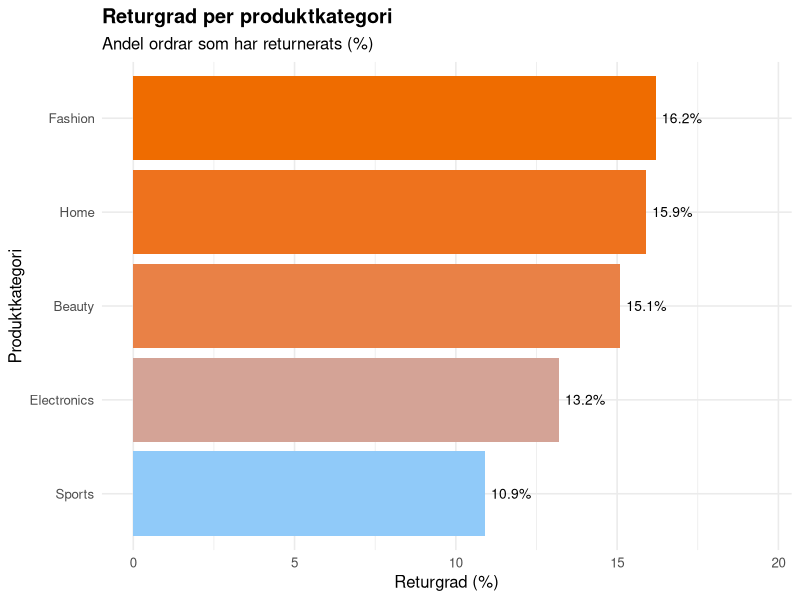
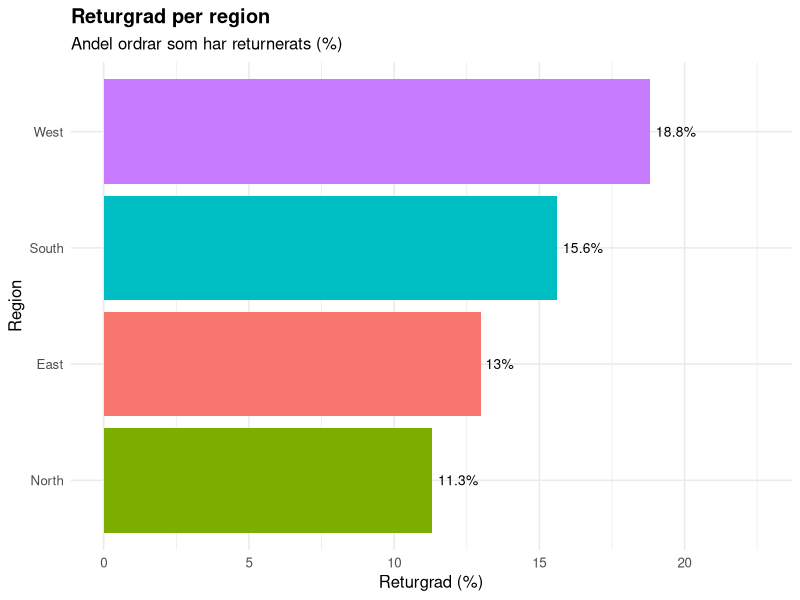
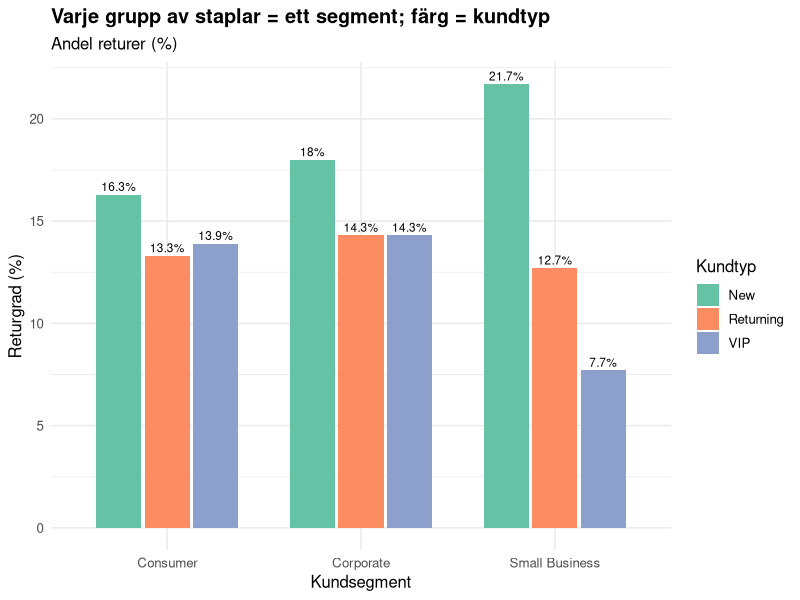
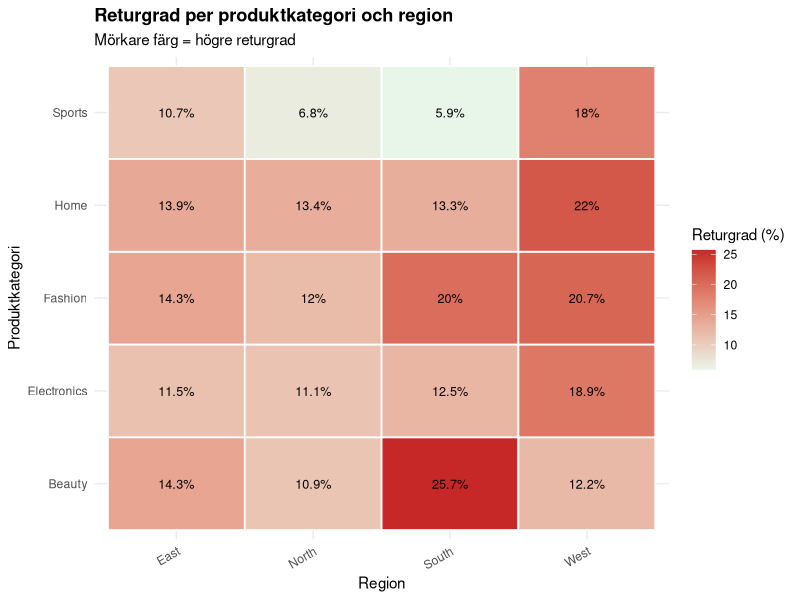
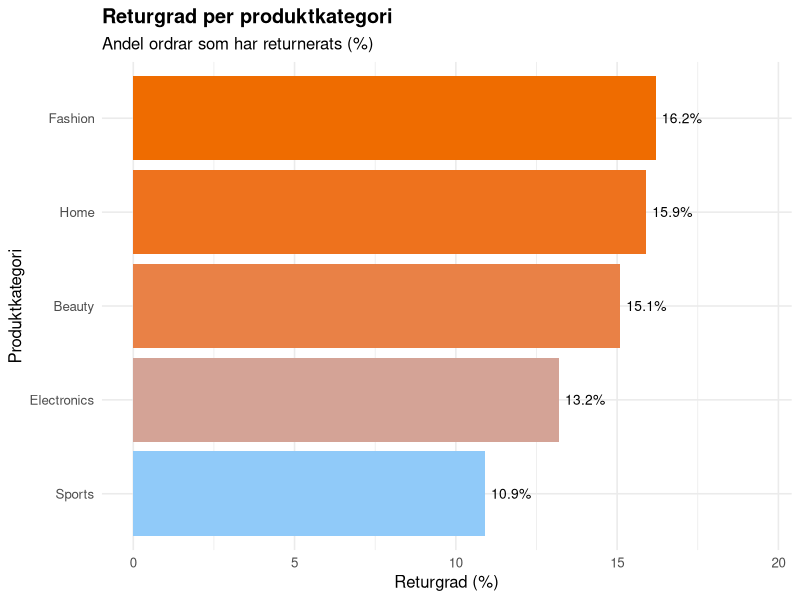
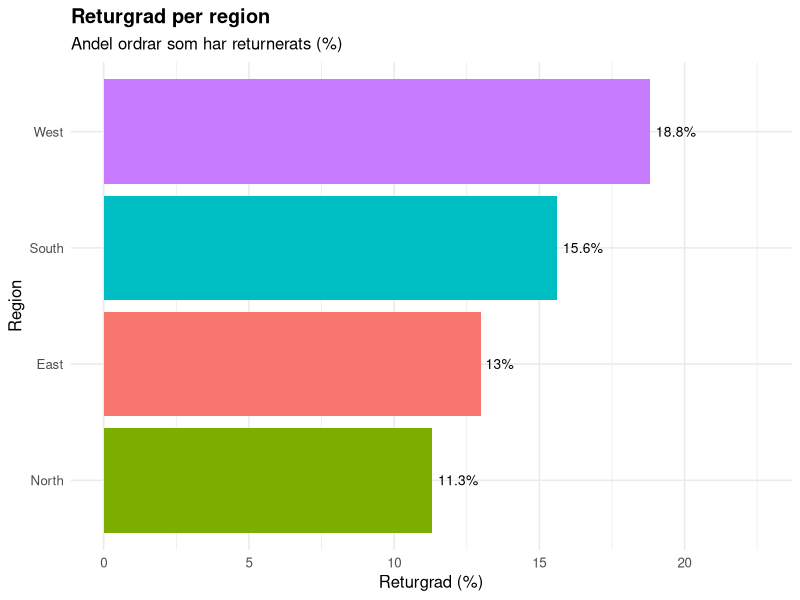
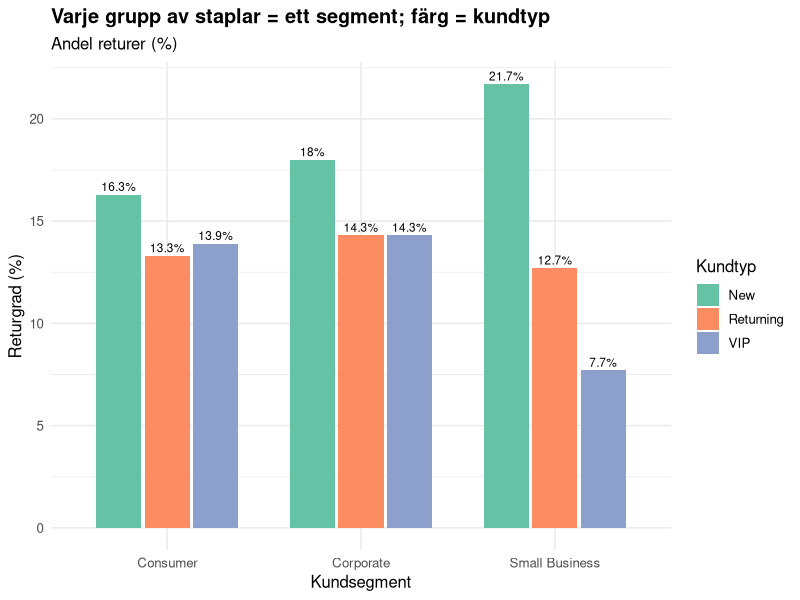
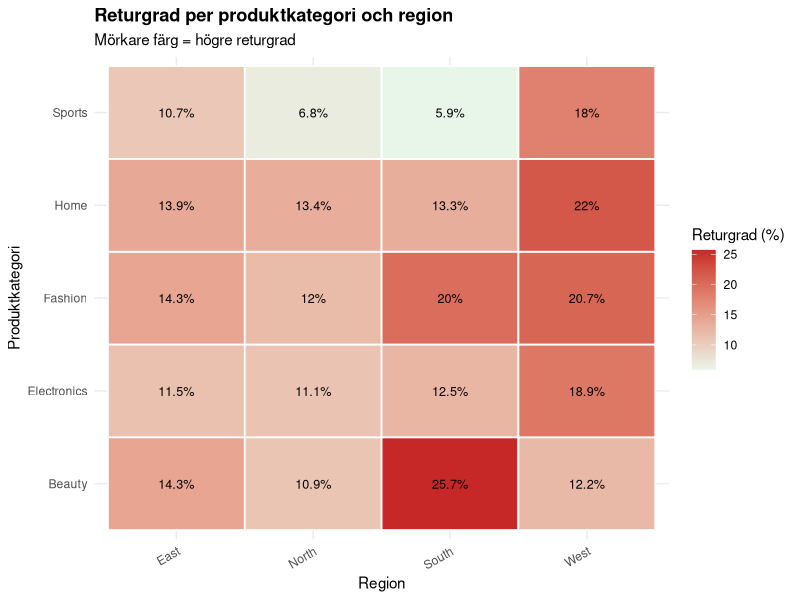

Source code (R) for these figures, in order:
# ==========================================
# 04_analys_returgrad_mellan_grupper.R
# Analys av returgrad mellan olika grupper.
# Fråga: Hur skiljer sig returgrad mellan.
# kategorier, regioner och kundgrupper?
# ==========================================

# Paket
library(readr)
library(dplyr)
library(ggplot2)
library(stringr)
#
# Läs in den städade datan
data_analys <- read_csv("data/bearbetad/ecommerce_orders_stadad.csv", show_col_types = FALSE)

# Skapa mapp för figurer om den inte finns
dir.create("resultat/figurer", recursive = TRUE, showWarnings = FALSE)

cat("----- Analys: returgrad mellan grupper -----\n")
cat("Antal rader i datat:", nrow(data_analys), "\n\n")


total_returgrad <- round(mean(data_analys$retur_binart, na.rm = TRUE) * 100, 1)
cat("Total returgrad (hela datasetet):", total_returgrad, "\n\n")

berakna_returgrad <- function(data, grupperingskol){
  data %>%
    group_by(across(all_of(grupperingskol))) %>%
      summarise(
        antal_ordrar = n(),
        antal_returer = sum(as.numeric(retur_binart), na.rm = TRUE),
        returgrad_pct = round(mean(as.numeric(retur_binart), na.rm = TRUE) * 100, 1),
        .groups = "drop"
      ) %>%
      arrange(desc(returgrad_pct))
}

# ==================================================
# 1. Returgrad per produktkategori
# ==================================================
cat("--- 1. Returgrad per produktkategori ---\n")

returgrad_kategori <- berakna_returgrad(data_analys, "product_category")
print(returgrad_kategori)

fig1 <- ggplot(returgrad_kategori,
               aes(x = reorder(product_category, returgrad_pct),
                   y = returgrad_pct,
                   fill = returgrad_pct)) +
  geom_col(show.legend = FALSE) +
  geom_text(aes(label = paste0(returgrad_pct, "%")),
            hjust = -0.15, size = 3.5) +
  coord_flip() +
  scale_fill_gradient(low = "#90caf9", high = "#ef6c00") +
  scale_y_continuous(limits = c(0, max(returgrad_kategori$returgrad_pct) * 1.2)) +
  labs(
    title = "Returgrad per produktkategori",
    subtitle = "Andel ordrar som har returnerats (%)",
    x = "Produktkategori",
    y = "Returgrad (%)"
  ) +
  
  theme_minimal(base_size = 12) +
  theme(plot.title = element_text(face = "bold"))

print(fig1)

ggsave("resultat/figurer/fig1_returgrad_kategori.png",
       plot = fig1, width = 8, height = 5, dpi = 150)

#cat("Figur 1 sparad i resultat/figurer.\n\n")

#Tolkning
cat("TOLKNING figur 1:\n")
cat("Kategorin med HÖGST returgrad är:",
    returgrad_kategori$product_category[1],
    "(", returgrad_kategori$returgrad_pct[1], "%).\n")

cat("Kategorin med LÄGST returgrad är:",
    tail(returgrad_kategori$product_category, 1),
    "(", tail(returgrad_kategori$returgrad_pct, 1), "%).\n\n")
cat("Differens (max - min);",
returgrad_kategori$returgrad_pct[1] - tail(returgrad_kategori$returgrad_pct, 1), "procentenheter.\n\n")


# ==================================================
# 2. Returgrad per region
# ==================================================
cat("--- 2. Returgrad per region ---\n")

returgrad_region <- berakna_returgrad(data_analys, "region")

print(returgrad_region)


fig2 <- ggplot(returgrad_region,
               aes(x = reorder(region, returgrad_pct),
                   y = returgrad_pct,
                   fill = region)) +
  geom_col(show.legend = FALSE) +
  geom_text(aes(label = paste0(returgrad_pct, "%")),
            hjust = -0.15, size = 3.5) +
  coord_flip() +
  scale_y_continuous(limits = c(0, max(returgrad_region$returgrad_pct) * 1.2)) +
  labs(
    title = "Returgrad per region",
    subtitle = "Andel ordrar som har returnerats (%)",
    x = "Region",
    y = "Returgrad (%)"
  ) +
  theme_minimal(base_size = 12) +
  theme(plot.title = element_text(face = "bold"))

print(fig2)

ggsave("resultat/figurer/fig2_returgrad_region.png",
       plot = fig2, width = 7, height = 4, dpi = 150)
#Tolkning
cat("TOLKNING figur 2:\n")
cat("Regionen med högst returgrad är:",
    returgrad_region$region[1],
    "(", returgrad_region$returgrad_pct[1], "%).\n")

cat("Regionen med lägst returgrad är:",
    tail(returgrad_region$region, 1),
    "(", tail(returgrad_region$returgrad_pct, 1), "%).\n\n")


# ==================================================
# 3. Returgrad per kundsegment och kundtyp
# ==================================================
cat("--- 3. Returgrad per kundsegment ---\n")

# customer_segment = Consumer / Corporate / Small Business
# customer_type = New / Returning / VIP

returgrad_segment <- berakna_returgrad(data_analys, "customer_segment")
print(returgrad_segment) 

returgrad_kundtyp <- berakna_returgrad(data_analys, "customer_type")
print(returgrad_kundtyp)


# Kombinerad figur: kundsegment x kundtyp -> Visar om mönstret skiljer sig
returgrad_komb <- data_analys %>%
  group_by(customer_segment, customer_type) %>%
  summarise(
    antal_ordrar = n(),
    returgrad_pct = round(mean(as.numeric(retur_binart), na.rm = TRUE) * 100, 1),
    .groups = "drop"
  )

cat(" Kombination segment x kundtyp --\n")
print(returgrad_komb)

# position_dodge() placerar staplarna sida vid sida inom varje segment

fig3 <- ggplot(returgrad_komb,
               aes(x = customer_segment,
                   y = returgrad_pct,
                   fill = customer_type)) +
  geom_col(position = position_dodge(width = 0.75), width = 0.70) +
  geom_text(aes(label = paste0(returgrad_pct, "%")),
            position = position_dodge(width = 0.75),
            vjust = -0.4, size = 3) +
  scale_fill_brewer(palette = "Set2") +
  labs(
    title = "Varje grupp av staplar = ett segment; färg = kundtyp",
    subtitle = "Andel returer (%)",
    x = "Kundsegment",
    y = "Returgrad (%)",
    fill = "Kundtyp"
  ) +
  
  theme_minimal(base_size = 12) +
  theme(plot.title = element_text(face = "bold"))

print(fig3)

ggsave("resultat/figurer/fig3_returgrad_segment_kundtyp.png",
       plot = fig3, width = 9, height = 5, dpi = 150)

cat("TOLKNING figur 3:\n")

cat("Kundtypen med HÖGST returgrad totalt:",
    returgrad_kundtyp$customer_type[1],
    "(", returgrad_kundtyp$returgrad_pct[1], "%).\n")

cat("Kundtypen med LÄGST returgrad är:",
    tail(returgrad_kundtyp$customer_type, 1),
    "(", tail(returgrad_kundtyp$returgrad_pct, 1), "%).\n\n")


# ==================================================
# 4. Heatmap: returgrad per kategori och region
# ==================================================
cat("--- 4. Heatmap - kategori x region ---\n")

returgrad_heat <- data_analys %>%
  group_by(product_category, region) %>%
  summarise(
    returgrad_pct = round(mean(as.numeric(retur_binart), na.rm = TRUE) * 100, 1),
    .groups = "drop"
  )

print(returgrad_heat)

fig4 <- ggplot(returgrad_heat,
               aes(x = region,
                   y = product_category,
                   fill = returgrad_pct)) +
  geom_tile(color = "white", linewidth = 0.6) +
  geom_text(aes(label = paste0(returgrad_pct, "%")), size = 3.2) +
  scale_fill_gradient(low = "#e8f5e9", high = "#c62828",
                      name = "Returgrad (%)") +
  labs(
    title = "Returgrad per produktkategori och region",
    subtitle = "Mörkare färg = högre returgrad",
    x = "Region",
    y = "Produktkategori"
  ) +
  theme_minimal(base_size = 11) +
  theme(
    plot.title = element_text(face = "bold"),
    axis.text.x = element_text(angle = 30, hjust = 1)
  )

print(fig4)

ggsave("resultat/figurer/fig4_heatmap_kategori_region.png",
       plot = fig4, width = 9, height = 5.5, dpi = 150)

cat("TOLKNING figur 4:\n")

worst <- returgrad_heat %>% slice_max(returgrad_pct, n = 1)
best <- returgrad_heat %>% slice_min(returgrad_pct, n = 1)

cat("\nKombination med HÖGST returgrad:",
    worst$product_category, "x", worst$region,
    "(", worst$returgrad_pct, "%)\n")

cat("\nKombination med LÄGST returgrad:",
    best$product_category, "x", best$region,
    "(", best$returgrad_pct, "%)\n\n")


# ==================================================
# 5. Sammanfattning
# ==================================================
cat("--- Sammanfattning ---\n")

cat("Total returgrad:", total_returgrad, "%\n\n")

cat("Top 3 kategorier med HÖGST returgrad:\n")
print(head(returgrad_kategori[, c("product_category", "antal_ordrar", "returgrad_pct")], 3))

cat("\nRegion med HÖGST returgrad:\n")
print(returgrad_region[1, c("region", "antal_ordrar", "returgrad_pct")])

cat("\nKundtyp med HÖGST returgrad:\n")
print(returgrad_kundtyp[1, c("customer_type", "antal_ordrar", "returgrad_pct")])

cat("\nKundsegment med HÖGST returgrad:\n")
print(returgrad_segment[1, c("customer_segment", "antal_ordrar", "returgrad_pct")])

cat("\nAlla figurer sparade i: resultat/figurer/\n")
cat(" fig1_returgrad_kategori.png\n")
cat(" fig2_returgrad_region.png\n")
cat(" fig3_returgrad_segment_kundtyp.png\n")
cat(" fig4_returgrad_kategori_region.png\n")
